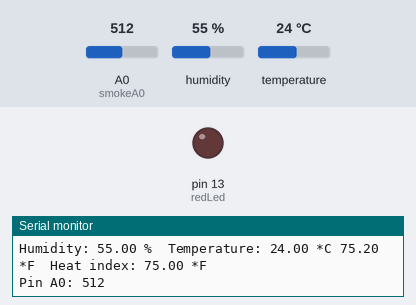
Simulated run of this sketch. Board: Arduino Uno, built with avr-gcc and run on an emulated ATmega328P. Parts: output pins drawn as LEDs (lit = HIGH), the last lines printed to the serial monitor. The test bench sets the inputs (shaded band); at power-on: A0 (smokeA0) = 512, humidity 55 %, temperature 24 °C. The modem accepts every AT command (registered, SIM ready, sends succeed) and sends nothing else.

Above: at 4.8 s.
4.9 s: A0 (smokeA0) set to 582
7.9 s: A0 (smokeA0) set to 613
At 9.4 s:
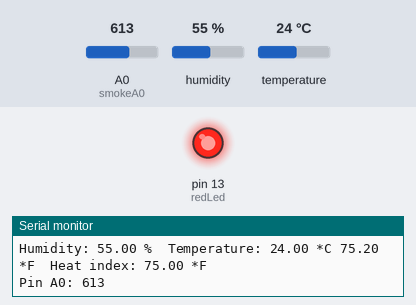
Timing chart, 0 to 10.9 s (numbered marks = the images above; inputs shaded):
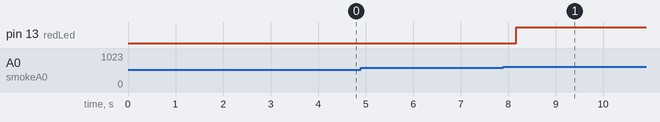

The sketch:

gas_security.ino
```cpp
#include <SoftwareSerial.h>
SoftwareSerial SIM900(7, 8);
String textForSMS;
String textForSMS2;
int redLed = 13;
int smokeA0 = A0;
int sensorThres = 600;
int data = 0;

#include "DHT.h"
#define DHTPIN 2
#define DHTTYPE DHT11
DHT dht(DHTPIN, DHTTYPE);


void setup() {
  pinMode(redLed, OUTPUT);
  pinMode(smokeA0, INPUT);
  Serial.begin(9600);
   SIM900.begin(9600);

   Serial.begin(9600);
  Serial.println("DHTxx test!");
  dht.begin();
}

void loop() {


  delay(2000);


  float h = dht.readHumidity();

  float t = dht.readTemperature();

  float f = dht.readTemperature(true);


  if (isnan(h) || isnan(t) || isnan(f)) {
    Serial.println("Failed to read from DHT sensor!");
    return;
  }


  float hi = dht.computeHeatIndex(f, h);

  Serial.print("Humidity: ");
  Serial.print(h);
  Serial.print(" %\t");
  Serial.print("Temperature: ");
  Serial.print(t);
  Serial.print(" *C ");
  Serial.print(f);
  Serial.print(" *F\t");
  Serial.print("Heat index: ");
  Serial.print(hi);
  Serial.println(" *F");


  int analogSensor = analogRead(smokeA0);
  Serial.print("Pin A0: ");
  Serial.println(analogSensor);
  if (analogSensor > sensorThres)
  {
    digitalWrite(redLed, HIGH);
    textForSMS =  "\nGas Detected";
  sendSMS(textForSMS);
  Serial.println(textForSMS);
  Serial.println("message sent.");
  delay(1000);


delay(5000);
while(1)
{

}
  }

  if(t>28){
    textForSMS2 =  "\nFire detected";
    sendSMS2(textForSMS2);
  Serial.println(textForSMS2);
  Serial.println("message sent2.");

  delay(30000);


    textForSMS =  "\nExtreme Fire Detected";
  sendSMS(textForSMS);
  Serial.println(textForSMS);
  Serial.println("message sent.");
  delay(100000);
    }
}


void sendSMS(String message)
{
  SIM900.print("AT+CMGF=1\r");
  delay(1000);
 SIM900.println("AT + CMGS = \"+8801677922994\"");
 delay(1000);
  SIM900.println(message);
  delay(1000);
  SIM900.println((char)26);
  delay(1000);
  SIM900.println();
  delay(100);


}

void sendSMS2(String message)
{
  SIM900.print("AT+CMGF=1\r");
  delay(1000);
 SIM900.println("AT + CMGS = \"+8801824001298\"");
 delay(1000);
  SIM900.println(message);
  delay(1000);
  SIM900.println((char)26);
  delay(1000);
  SIM900.println();
  delay(100);


}
```

CarAlarm.ino
```cpp

```

simple_single_led_blink.ino
```cpp

```

sonar_security.ino
```cpp

```

Measured:
- the behaviour switches between 600 and 601 on A0 (smokeA0) (found by bisection; images 0 and 1)
- after the input at 7.9 s, pin 13 (redLed): LOW → HIGH after 0.27 s
